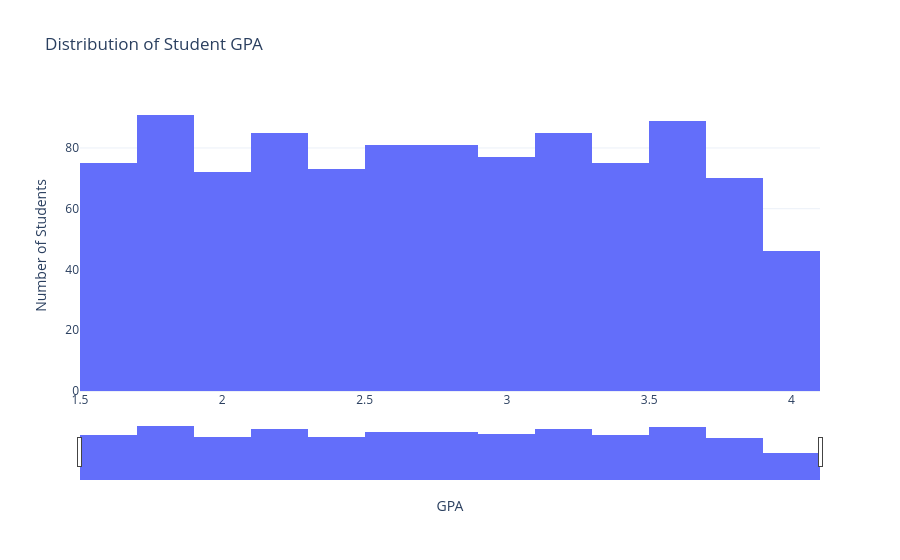

Notebook cell for this chart:
### Code cell
fig1 = px.histogram(
    df,
    x="GPA",
    nbins=20,
    title="Distribution of Student GPA",
    template="plotly_white"
)

fig1.update_layout(
    xaxis_rangeslider_visible=True,
    xaxis_title="GPA",
    yaxis_title="Number of Students"
)

fig1.show()

### Figure 1 — Plotly figure (JSON) as saved in the notebook; plotly's stock layout.template omitted (floating-point values rounded to 4 significant figures; data arrays with more than 128 entries replaced by an {"elided": "..."} marker saying what was removed)
{"data": [{"bingroup": "x", "hovertemplate": "GPA=%{x}<br>count=%{y}<extra></extra>", "legendgroup": "", "marker": {"color": "#636efa", "pattern": {"shape": ""}}, "name": "", "nbinsx": 20, "orientation": "v", "showlegend": false, "type": "histogram", "x": {"elided": "1000 float values"}, "xaxis": "x", "yaxis": "y"}], "layout": {"barmode": "relative", "legend": {"tracegroupgap": 0}, "title": {"text": "Distribution of Student GPA"}, "xaxis": {"anchor": "y", "domain": [0, 1], "rangeslider": {"visible": true}, "title": {"text": "GPA"}}, "yaxis": {"anchor": "x", "domain": [0, 1], "title": {"text": "Number of Students"}}}}
